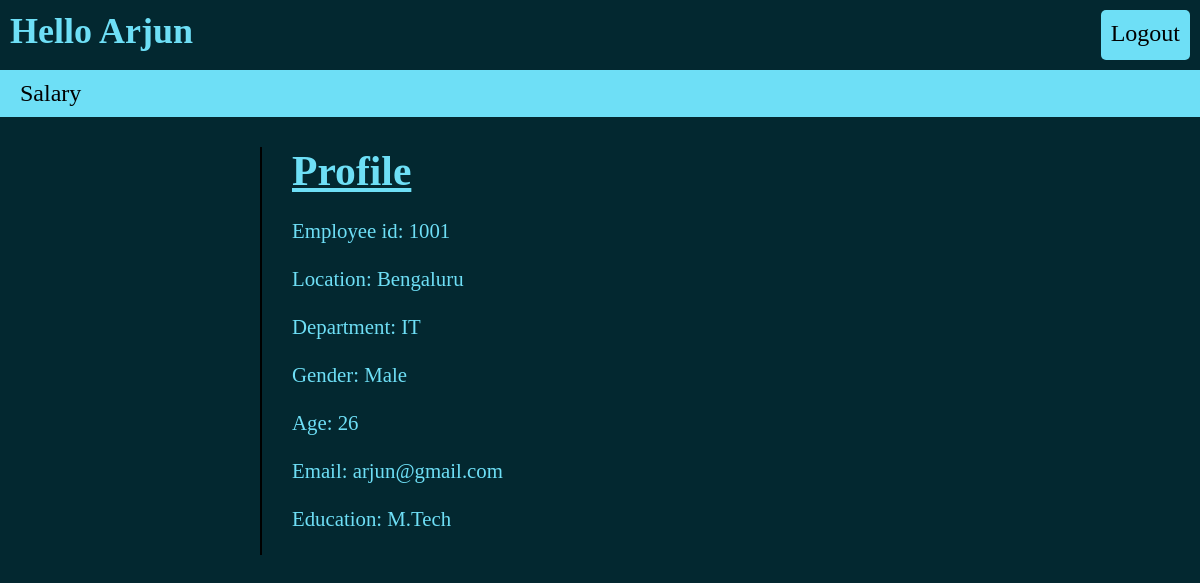
Screenshot of /emphome.php (signed in) with the database file from the repository.
### tables this page shows
CREATE TABLE `empdetails` (
  `id` int(10) NOT NULL,
  `empid` int(10) NOT NULL,
  `password` varchar(20) NOT NULL,
  `name` varchar(20) NOT NULL,
  `addr` varchar(30) NOT NULL,
  `dept` varchar(10) NOT NULL,
  `bank` varchar(20) NOT NULL,
  `ac` int(20) NOT NULL,
  `gender` varchar(10) NOT NULL,
  `edu` varchar(20) NOT NULL,
  `user_name` varchar(10) NOT NULL,
  `email` varchar(20) NOT NULL,
  `age` int(10) NOT NULL,
  `dob` varchar(10) NOT NULL,
  `mob` bigint(10) NOT NULL,
  `desig` varchar(20) NOT NULL
);

### emphome.php (the view, shortened to what this page needs)
<?php
    include "Connection.php";
    $user = $_SESSION['user_name'];
    $query = "select * from empdetails where user_name = '$user'";
    $result = mysqli_query($conn,$query);
    if(isset($_SESSION['id']) && isset($_SESSION['user_name']))
    {
?>
<!DOCTYPE html>
<html lang="en">
<head>
    <link rel="stylesheet" href="style2.css">
</head>
<body>
<div class="div">
        <div id="div2">
            <h2>Hello <?php echo $_SESSION['name']; ?></h2>
            <a href="logout.php" id="a31">Logout</a>
        </div>
        <div id="div4">
            <a href="salary.php" id="a41">Salary</a>
        </div>
        <div id="div6">
            <div class="divs" id="div61">
            </div>
            <div class="divs" id="div62">
                <div class="div7">
                    <h1><u>Profile</u></h1><br>
                    <?php
                        if($result = mysqli_fetch_assoc($result))
                        {
                            echo "
                                Employee id: ".$result['empid']." <br><br>
                                Location: ".$result['addr']." <br><br>
                                Department: ".$result['dept']." <br><br>
                                Gender: ".$result['gender']." <br><br>
                                Age: ".$result['age']." <br><br>
                                Email: ".$result['email']." <br><br>
                                Education: ".$result['edu']." <br><br>
                            ";
                    }
                    else{
                        echo "No data found";
                    }
                    ?>
                </div>
            </div>
        </div>
    </div>
</body>
</html>
<?php
} else{
    header("Location: Employeepanel.php");
    exit();
}
?>

### style2.css (style rules this page uses)
* { margin: 0; padding: 0; box-sizing: border-box; }
body { background-color: rgb(3,40,48); }
#div2 { height: 50px; margin: 10px; display: flex; justify-content: space-between; font-size: 1.5em; color: rgb(110,223,246); }
#a31 { text-decoration: none; color: black; background-color: rgb(110,223,246); border-radius: 5px; padding: 10px 10px 5px 10px; }
#div4 { padding: 10px; background-color: rgb(110,223,246); }
#a41 { color: black; text-decoration: none; font-size: 1.5em; margin-left: 10px; }
#div6 { display: flex; }
#div61 { display: flex; margin: 30px 0 0 30px; width: 200px; height: 200px; background-image: url('https://www.sandcanyoncc.com/wp-content/uploads/2020/03/no-profile-picture-icon-15.png'); background-position: center; background-size: cover; border-radius: 10px; }
#div62 { display: flex; margin: 30px 0 0 30px; border-left: 2px solid black; padding-left: 30px; color: rgb(110,223,246); }
.div7 { font-size: 1.3em; }

### rows the page displays
empdetails: empid "1001", addr "Bengaluru", dept "IT", gender "Male", age "26", email "arjun@gmail.com", edu "M.Tech"

### other values shown
$_SESSION['name'] "Arjun"
